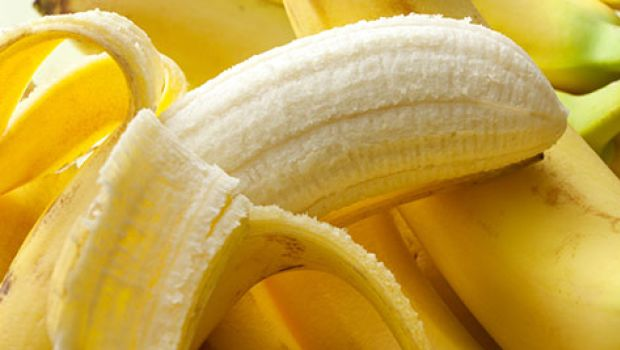
//> input picture opencv/cpp/sample/banana-peel_620x350_71497523358.jpg, 620 x 350 px, given in place of the camera
$ ./depth_from_defocus1   (built with g++ and OpenCV 4)
//> lines starting //> are read from the running program, lines starting //| are printed output that depends on the picture; after the words box and inside, x2 and y2 are one past the last pixel; in counts of white or black regions, pixels touching at a corner belong together
### opencv/cpp/cap_open.h
//-------------------------------------------------------------------------------------------
/*! \file    cap_open.h
    \brief   Opening a camera device or stream.
    \author  Akihiko Yamaguchi, info@akihikoy.net
    \version 0.1
    \date    Feb.08, 2017
*/
//-------------------------------------------------------------------------------------------
#ifndef cap_open_h
#define cap_open_h
//-------------------------------------------------------------------------------------------
#include <opencv2/core/core.hpp>
#include <opencv2/highgui/highgui.hpp>
#include <iostream>
#include <cstdlib>  // strtol, atol
//-------------------------------------------------------------------------------------------
// namespace loco_rabbits
// {
//-------------------------------------------------------------------------------------------

inline bool IsInt(const std::string &s)
{
  if(s.empty() || std::isspace(s[0]))  return false;
  char *p;
  strtol(s.c_str(), &p, 10);
  return (*p == 0);
}
//-------------------------------------------------------------------------------------------

inline int ToInt(const std::string &s)
{
  return atol(s.c_str());
}
//-------------------------------------------------------------------------------------------

cv::VideoCapture CapOpen(const std::string &src, int width=0, int height=0, const std::string &fourcc="")
{
  cv::VideoCapture cap;
  if(IsInt(src))
  {
    int dev_id= ToInt(src);
    cap.open(dev_id); cap.release();  // Trick of robust open
    cap.open(dev_id);
  }
  else
  {
    cap.open(src);
  }
  if(!cap.isOpened())
  {
    std::cerr<<"Failed to open camera: "<<src<<std::endl;
    return cap;
  }
  std::cerr<<"Opened camera: "<<src<<std::endl;
  if(fourcc.size()>0)  cap.set(cv::CAP_PROP_FOURCC,cv::VideoWriter::fourcc(fourcc[0],fourcc[1],fourcc[2],fourcc[3]));
  if(width!=0)   cap.set(cv::CAP_PROP_FRAME_WIDTH, width);
  if(height!=0)  cap.set(cv::CAP_PROP_FRAME_HEIGHT, height);
  return cap;
}
//-------------------------------------------------------------------------------------------

struct TCapture
{
  cv::VideoCapture C;
  std::string DevID;  // Video device ID (int) or Video/stream path (string
  int CapWidth;
  int CapHeight;
  std::string PixelFormat;

  // [32 lines left out: functions Open, Reopen, WaitReopen, Read, not called in this run]
  TCapture& operator>>(cv::Mat &frame)
    {
      Read(frame);
      return *this;
    }
};
//-------------------------------------------------------------------------------------------


//-------------------------------------------------------------------------------------------
// }  // end of loco_rabbits
//-------------------------------------------------------------------------------------------
#endif // cap_open_h
//-------------------------------------------------------------------------------------------

### opencv/cpp/depth_from_defocus1.cpp
//-------------------------------------------------------------------------------------------
/*! \file    depth_from_defocus1.cpp
    \brief   certain c++ source file
    \author  Akihiko Yamaguchi, info@akihikoy.net
    \version 0.1
    \date    Feb.08, 2017

g++ -g -Wall -O2 -o depth_from_defocus1.out depth_from_defocus1.cpp -lopencv_core -lopencv_imgproc -lopencv_highgui -lopencv_videoio -I/usr/include/opencv4
*/
//-------------------------------------------------------------------------------------------
#include <opencv2/core/core.hpp>
#include <opencv2/imgproc/imgproc.hpp>
#include <opencv2/highgui/highgui.hpp>
#include <iostream>
#include "cap_open.h"

int main(int argc, char **argv)
{
  cv::VideoCapture cap;
  if(argc>=2)  cap= CapOpen(argv[1], /*width=*/0, /*height=*/0);
  else         cap= CapOpen("0", /*width=*/0, /*height=*/0);
  if(!cap.isOpened())  return -1;

  cv::namedWindow("test",1);
  // int dthreshold(0);
  // cv::createTrackbar( "Threshold:", "test", &dthreshold, 1000, NULL);
  for(;;)
  {
    cv::Mat frame, frame_gray, frame_edge, frame_blur1, frame_blur2;
    cap >> frame;
//> frame is the input picture: 350 rows x 620 cols, CV_8UC3; mean B, G, R 71.8, 164.8, 199.4
    cv::cvtColor(frame, frame_gray, cv::COLOR_BGR2GRAY);
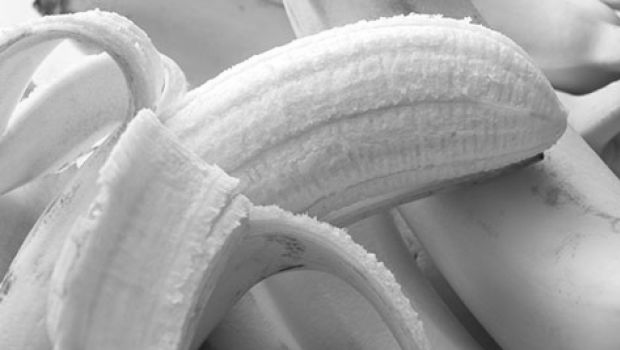
//> frame_gray: 350 rows x 620 cols, CV_8UC1; min 20, max 255, mean 164.5

    float std= 1.0;
    float std1= std;
    float std2= 1.5*std;

    cv::Canny(frame_gray, frame_edge, 0, 30, 3);
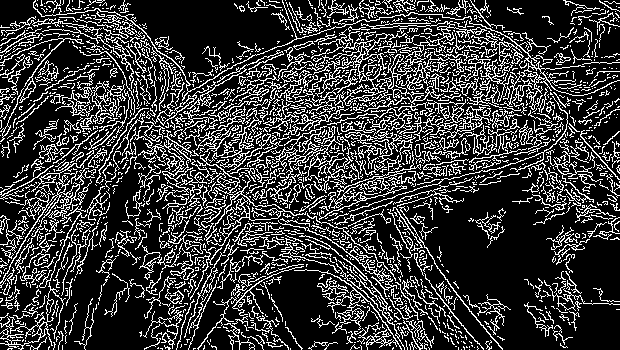
//> frame_edge: 350 rows x 620 cols, CV_8UC1; 22.8% white in thin lines or dots

    int w1=(2*std::ceil(2*std1))+1, w2=(2*std::ceil(2*std2))+1;
    cv::GaussianBlur(frame_gray, frame_blur1, cv::Size(w1,w1), std1, std1);
    cv::GaussianBlur(frame_gray, frame_blur2, cv::Size(w2,w2), std2, std2);

    cv::Laplacian(frame_blur1, frame_blur1, CV_16S, /*kernel_size*/3, /*scale*/1, /*delta*/0, cv::BORDER_DEFAULT);
//> frame_blur1: 350 rows x 620 cols, CV_16SC1; every value is 0
    cv::convertScaleAbs(frame_blur1,frame_blur1);
//> frame_blur1: 350 rows x 620 cols, CV_8UC1; every value is 0
    cv::Laplacian(frame_blur2, frame_blur2, CV_16S, /*kernel_size*/3, /*scale*/1, /*delta*/0, cv::BORDER_DEFAULT);
    cv::convertScaleAbs(frame_blur2,frame_blur2);


    cv::Mat sparse_dmap(frame_gray.size(), CV_32FC1);
    cv::Mat sparse_dmap2(frame_gray.size(), CV_32FC1);
    cv::MatIterator_<float>
      itr_sdm= sparse_dmap.begin<float>(),
      itr_sdm_end = sparse_dmap.end<float>();
    cv::MatIterator_<short>
      itr_fbl1= frame_blur1.begin<short>(),
      itr_fbl2= frame_blur2.begin<short>();
    cv::MatIterator_<uchar>
      itr_fedg= frame_edge.begin<uchar>();
    for(; itr_sdm!=itr_sdm_end; ++itr_sdm,++itr_fbl1,++itr_fbl2,++itr_fedg)
    {
      *itr_sdm= 0.0;
      if(*itr_fedg>0 && *itr_fbl2!=0)
      {
        float gratio= float(*itr_fbl1)/float(*itr_fbl2);
        if(gratio>1.02 && gratio<=(std2/std1))
          *itr_sdm= sqrt((gratio*gratio*std1*std1-std2*std2)/(1.0-gratio*gratio));
// std::cerr<<" | "<<int(*itr_fbl1)<<" "<<int(*itr_fbl2)<<" "<<gratio<<" "<<*itr_sdm;
      }
    }
//> sparse_dmap: 350 rows x 620 cols, CV_32FC1; every value is 0

    cv::bilateralFilter(sparse_dmap, sparse_dmap2, /*d*/5, /*sigmaColor*/4.0, /*sigmaSpace*/5.0);

    // [6 lines of commented-out code are left out]

    imshow("cam", frame_gray);
    imshow("test", sparse_dmap2);
    char c(cv::waitKey(1));
//> the 'q' key is pressed
    if(c=='\x1b'||c=='q') break;
  }
  return 0;
}
//-------------------------------------------------------------------------------------------

$ run again, on opencv/cpp/sample/containers.png
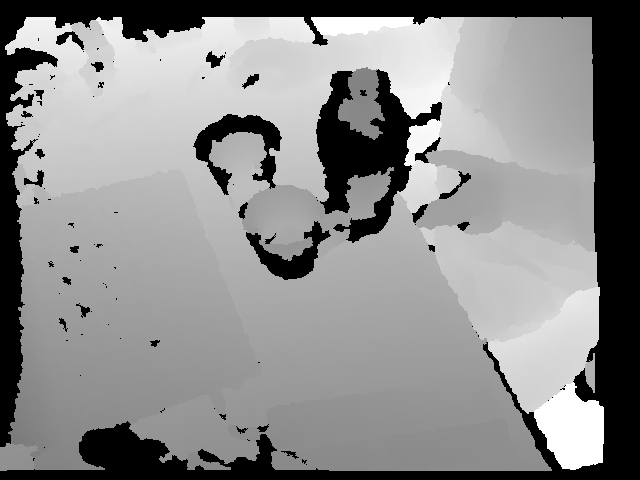
//> input picture opencv/cpp/sample/containers.png, 640 x 480 px, given in place of the camera
//> frame is the input picture: 480 rows x 640 cols, CV_8UC3; min 0, max 255, mean 139.5
//> `cv::Canny(frame_gray, frame_edge, 0, 30, 3);`:
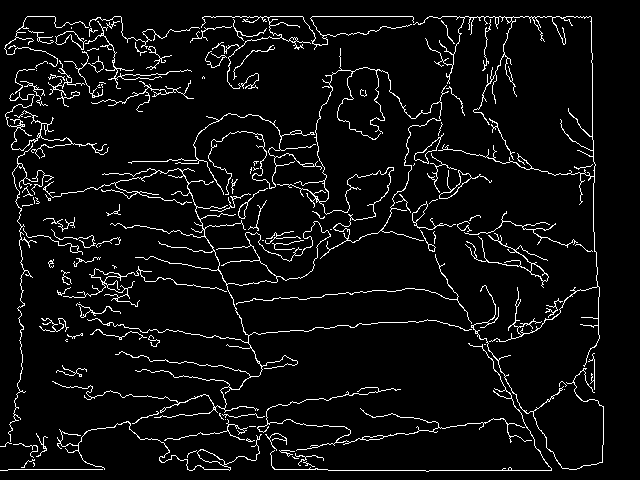
//> frame_edge: 480 rows x 640 cols, CV_8UC1; 5.7% white in thin lines or dots, all inside (x1, y1, x2, y2) = (0, 16, 604, 472)
//> `cv::GaussianBlur(frame_gray, frame_blur1, cv::Size(w1,w1), std1, std1);`:
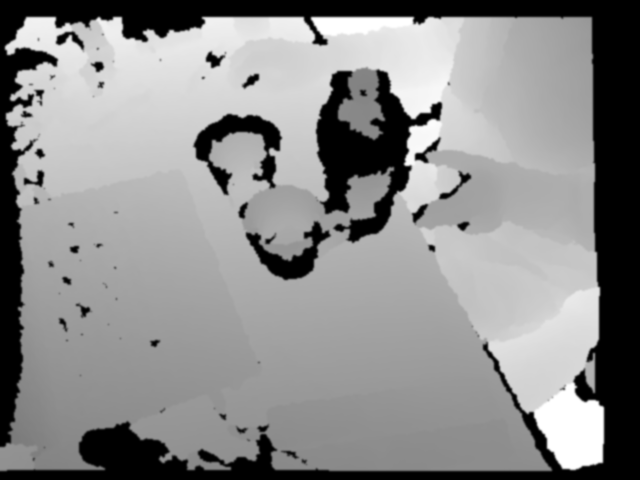
//> frame_blur1: 480 rows x 640 cols, CV_8UC1; min 0, max 255, mean 139.5
